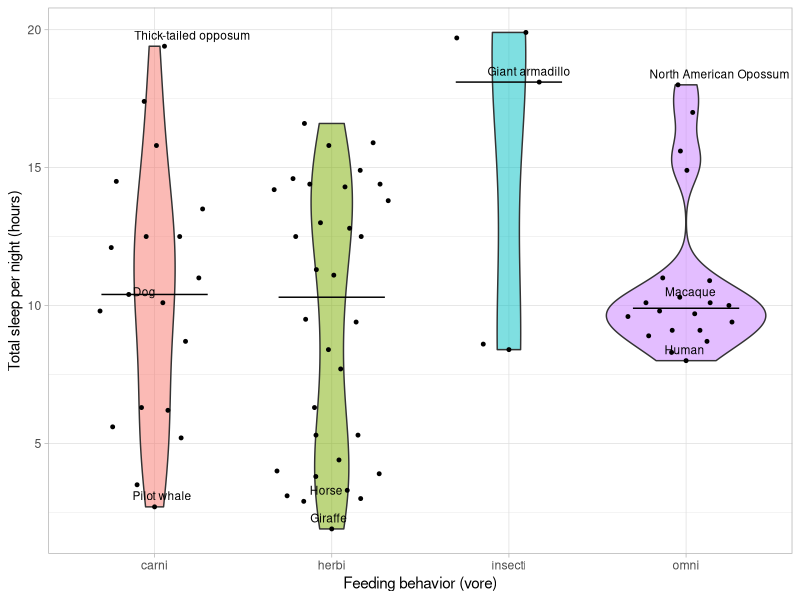

This figure's R source:
## ---- chunk 1
dir.create("example")
## ---- chunk 2
library(tidyverse)
data("msleep")
msleep2 <- msleep %>%
    select(name, vore, sleep_total) %>%
    filter(!is.na(vore))
## ---- chunk 3
sleepiest <- top_n(msleep2, 5, sleep_total) %>% .[c(1,3,5),]
least_sleepy <- top_n(msleep2, -3, sleep_total)
middle <- msleep2 %>% filter(name %in% c("Dog", "Human", "Macaque"))

annots <- bind_rows(sleepiest, least_sleepy, middle)
## ---- chunk 4
library(ggbeeswarm)
library(ggrepel)
ggplot(msleep2, aes(vore, fill = vore, sleep_total)) +
    geom_violin(alpha = 0.5) +
    geom_quasirandom(size = 1) +
    geom_text_repel(aes(label = name), size = 3, data = annots, hjust = 0, vjust = 1) +
    stat_summary(fun = median, geom = "crossbar", width = 0.6, size = 0.2) +
    labs(x = "Feeding behavior (vore)", y = "Total sleep per night (hours)") +
    guides(fill = "none") +
    theme_light()
